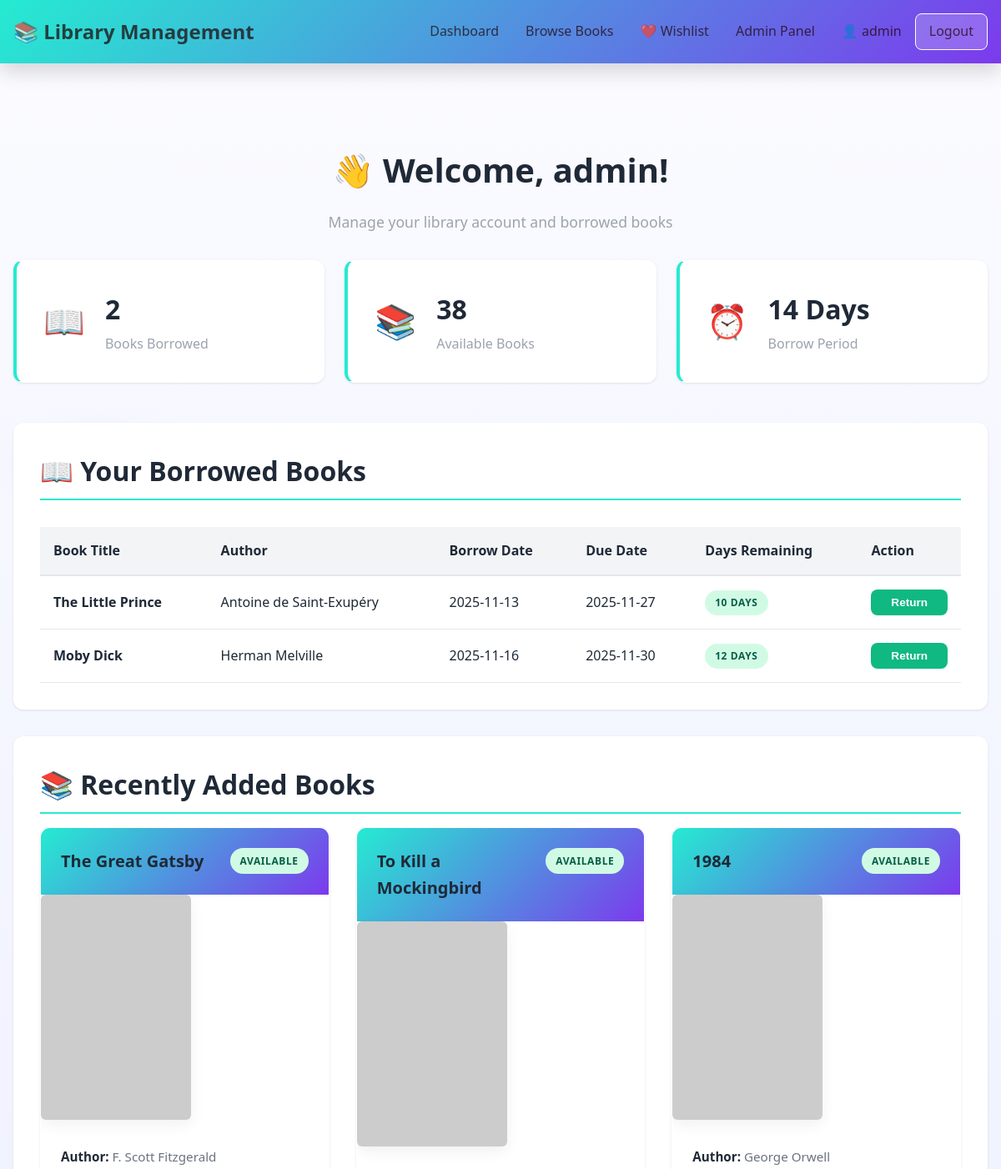
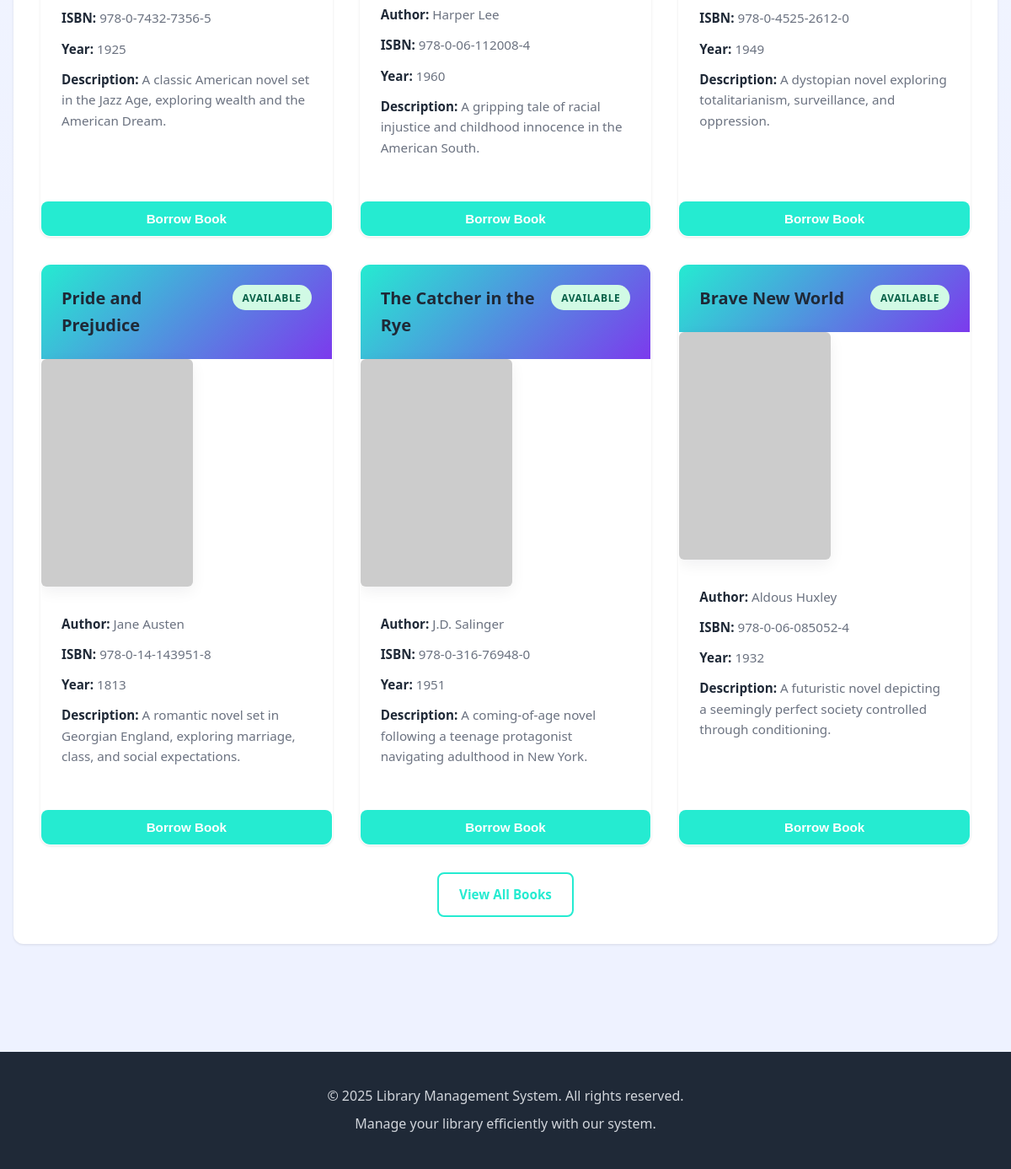
The app's page /dashboard (signed in) with its own data (2 pictures, top to bottom).
### models.py (models this page shows, shortened)
class User(db.Model):
    __tablename__ = 'users'
    id = db.Column(db.Integer, primary_key=True)
    username = db.Column(db.String(80), unique=True, nullable=False, index=True)
    email = db.Column(db.String(120), unique=True, nullable=False, index=True)
    password = db.Column(db.String(255), nullable=False)
    is_admin = db.Column(db.Boolean, default=False)
    created_at = db.Column(db.DateTime, default=datetime.now)
    updated_at = db.Column(db.DateTime, default=datetime.now, onupdate=datetime.now)
    borrowings = db.relationship('Borrowing', backref='user', lazy=True, cascade='all, delete-orphan')

class Borrowing(db.Model):
    __tablename__ = 'borrowings'
    id = db.Column(db.Integer, primary_key=True)
    user_id = db.Column(db.Integer, db.ForeignKey('users.id'), nullable=False, index=True)
    book_id = db.Column(db.Integer, db.ForeignKey('books.id'), nullable=False, index=True)
    borrow_date = db.Column(db.DateTime, default=datetime.now, nullable=False)
    due_date = db.Column(db.DateTime, nullable=False)
    return_date = db.Column(db.DateTime, nullable=True)
    def is_overdue(self):
        from datetime import datetime as dt
        return self.return_date is None and self.due_date < dt.now()
    def days_until_due(self):
        from datetime import datetime as dt
        if self.return_date is None:
            remaining = (self.due_date - dt.now()).days
            return max(remaining, 0)
        return 0

class Book(db.Model):
    __tablename__ = 'books'
    id = db.Column(db.Integer, primary_key=True)
    title = db.Column(db.String(200), nullable=False, index=True)
    author = db.Column(db.String(120), nullable=False, index=True)
    isbn = db.Column(db.String(13), unique=True, nullable=False, index=True)
    publication_year = db.Column(db.Integer, nullable=False)
    quantity = db.Column(db.Integer, default=1)
    available = db.Column(db.Boolean, default=True)
    description = db.Column(db.Text, nullable=True)
    image_url = db.Column(db.String(512), nullable=True)
    created_at = db.Column(db.DateTime, default=datetime.now)
    updated_at = db.Column(db.DateTime, default=datetime.now, onupdate=datetime.now)
    borrowings = db.relationship('Borrowing', backref='book', lazy=True, cascade='all, delete-orphan')

### app.py (the view)
@app.route('/dashboard')
def dashboard():
    if 'user_id' not in session:
        flash('Please log in first.', 'error')
        return redirect(url_for('login'))
    user = User.query.get(session['user_id'])
    if not user:
        session.clear()
        flash('User not found.', 'error')
        return redirect(url_for('login'))
    borrowed_books = Borrowing.query.filter_by(user_id=user.id, return_date=None).all()
    available_books = Book.query.filter(Book.quantity > 0).all()
    return render_template('dashboard.html', user=user, borrowed_books=borrowed_books, available_books=available_books)

### app.py (called while the page is built)
@app.context_processor
def inject_user():
    user = None
    if 'user_id' in session:
        user = User.query.get(session['user_id'])
    return dict(current_user=user)

### templates/dashboard.html (shortened to what this page needs)
{% extends "base.html" %}
{% block content %}
<div class="container">
    <div class="dashboard-header">
        <h1>👋 Welcome, {{ session.get('username') }}!</h1>
        <p class="dashboard-subtitle">Manage your library account and borrowed books</p>
    </div>
    <div class="stats-grid">
        <div class="stat-card">
            <div class="stat-icon">📖</div>
            <div class="stat-content">
                <h3>{{ borrowed_books|length }}</h3>
                <p>Books Borrowed</p>
            </div>
        </div>
        <div class="stat-card">
            <div class="stat-icon">📚</div>
            <div class="stat-content">
                <h3>{{ available_books|length }}</h3>
                <p>Available Books</p>
            </div>
        </div>
        <div class="stat-card">
            <div class="stat-icon">⏰</div>
            <div class="stat-content">
                <h3>14 Days</h3>
                <p>Borrow Period</p>
            </div>
        </div>
    </div>
    <div class="dashboard-section">
        <h2>📖 Your Borrowed Books</h2>
        {% if borrowed_books %}
            <div class="books-table-responsive">
                <table class="books-table">
                    <thead>
                        <tr>
                            <th>Book Title</th>
                            <th>Author</th>
                            <th>Borrow Date</th>
                            <th>Due Date</th>
                            <th>Days Remaining</th>
                            <th>Action</th>
                        </tr>
                    </thead>
                    <tbody>
                        {% for borrow in borrowed_books %}
                        <tr class="{% if borrow.is_overdue() %}row-overdue{% endif %}">
                            <td><strong>{{ borrow.book.title }}</strong></td>
                            <td>{{ borrow.book.author }}</td>
                            <td>{{ borrow.borrow_date.strftime('%Y-%m-%d') }}</td>
                            <td>{{ borrow.due_date.strftime('%Y-%m-%d') }}</td>
                            <td>
                                <span class="badge {% if borrow.is_overdue() %}badge-danger{% elif borrow.days_until_due() <= 3 %}badge-warning{% else %}badge-success{% endif %}">
                                    {% if borrow.is_overdue() %}
                                        OVERDUE ({{ borrow.days_overdue() }} days)
                                    {% else %}
                                        {{ borrow.days_until_due() }} days
                                    {% endif %}
                                </span>
                            </td>
                            <td>
                                <form method="POST" action="{{ url_for('return_book', borrowing_id=borrow.id) }}" style="display:inline;">
                                    <button type="submit" class="btn btn-small btn-success">Return</button>
                                </form>
                            </td>
                        </tr>
                        {% endfor %}
                    </tbody>
                </table>
            </div>
        {% else %}
            <div class="empty-state">
                <p>You haven't borrowed any books yet.</p>
                <a href="{{ url_for('books') }}" class="btn btn-primary">Browse Books</a>
            </div>
        {% endif %}
    </div>
    <div class="dashboard-section">
        <h2>📚 Recently Added Books</h2>
        {% if available_books %}
            <div class="books-grid">
                {% for book in available_books[:6] %}
                    <div class="book-card">
                        <div class="book-header">
                            <h3>{{ book.title }}</h3>
                            <span class="badge badge-success">Available</span>
                        </div>
                        <div class="book-media">
                            <img class="book-cover" src="{{ book.image_url or 'https://via.placeholder.com/120x180?text=No+Cover' }}" alt="{{ book.title }} cover" onerror="this.src='https://via.placeholder.com/120x180?text=No+Cover'">
                        </div>
                        <div class="book-details">
                            <p><strong>Author:</strong> {{ book.author }}</p>
                            <p><strong>ISBN:</strong> {{ book.isbn }}</p>
                            <p><strong>Year:</strong> {{ book.publication_year }}</p>
                            {% if book.description %}
                            <p><strong>Description:</strong> {{ book.description[:120] }}{% if book.description|length > 120 %}...{% endif %}</p>
                            {% endif %}
                        </div>
                        <form method="POST" action="{{ url_for('borrow_book', book_id=book.id) }}" style="display:inline;">
                            <button type="submit" class="btn btn-primary btn-block">Borrow Book</button>
                        </form>
                    </div>
                    {% endfor %}
            </div>
            <div class="dashboard-footer">
                <a href="{{ url_for('books') }}" class="btn btn-outline">View All Books</a>
            </div>
        {% else %}
            <div class="empty-state">
                <p>No books available at the moment.</p>
            </div>
        {% endif %}
    </div>
</div>
{% endblock %}

### templates/base.html (shortened to what this page needs)
<!DOCTYPE html>
<html lang="en">
<head>
    <link rel="stylesheet" href="{{ url_for('static', filename='css/style.css') }}">
</head>
<body>
    {% if session.get('user_id') %}
    <nav class="navbar">
        <div class="nav-container">
            <div class="nav-brand">
                <a href="{{ url_for('dashboard') }}">📚 Library Management</a>
            </div>
            <ul class="nav-menu">
                <li><a href="{{ url_for('dashboard') }}">Dashboard</a></li>
                <li><a href="{{ url_for('books') }}">Browse Books</a></li>
                <li><a href="{{ url_for('wishlist') }}" title="View your wishlist">❤️ Wishlist</a></li>
                {% if current_user is defined and current_user.is_admin %}
                <li><a href="{{ url_for('admin_books') }}">Admin Panel</a></li>
                {% endif %}
                <li class="nav-right">
                    <span>👤 {{ session.get('username') }}</span>
                    <a href="{{ url_for('logout') }}" class="btn-logout">Logout</a>
                </li>
            </ul>
        </div>
    </nav>
    {% endif %}
    <div class="container">
    </div>
    <main class="main-content">
        {% block content %}{% endblock %}
    </main>
    <footer class="footer">
        <div class="footer-content">
            <p>&copy; 2025 Library Management System. All rights reserved.</p>
            <p>Manage your library efficiently with our system.</p>
        </div>
    </footer>
</body>
</html>

### records on screen
User: get "admin"
Borrowing: book "The Little Prince", book.author "Antoine de Saint-Exupéry", borrow_date "2025-11-13", due_date "2025-11-27", days_until_due "10"
Borrowing: book "Moby Dick", book.author "Herman Melville", borrow_date "2025-11-16", due_date "2025-11-30", days_until_due "12"
Book: title "The Great Gatsby", author "F. Scott Fitzgerald", isbn "978-0-7432-7356-5", publication_year "1925", description "A classic American novel set in the Jazz Age, exploring wealth and the American Dream."
Book: title "To Kill a Mockingbird", author "Harper Lee", isbn "978-0-06-112008-4", publication_year "1960", description "A gripping tale of racial injustice and childhood innocence in the American South."
Book: title "1984", author "George Orwell", isbn "978-0-4525-2612-0", publication_year "1949", description "A dystopian novel exploring totalitarianism, surveillance, and oppression."
Book: title "Pride and Prejudice", author "Jane Austen", isbn "978-0-14-143951-8", publication_year "1813", description "A romantic novel set in Georgian England, exploring marriage, class, and social expectations."
Book: title "The Catcher in the Rye", author "J.D. Salinger", isbn "978-0-316-76948-0", publication_year "1951", description "A coming-of-age novel following a teenage protagonist navigating adulthood in New York."
Book: title "Brave New World", author "Aldous Huxley", isbn "978-0-06-085052-4", publication_year "1932", description "A futuristic novel depicting a seemingly perfect society controlled through conditioning."

### other values on screen
{{ borrowed_books|length }} "2"
{{ available_books|length }} "38"
